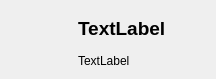
<?xml version="1.0" encoding="UTF-8"?>
<ui version="4.0">
 <class>FriendMessageBriefWidget</class>
 <widget class="QWidget" name="FriendMessageBriefWidget">
  <property name="geometry">
   <rect>
    <x>0</x>
    <y>0</y>
    <width>216</width>
    <height>79</height>
   </rect>
  </property>
  <property name="minimumSize">
   <size>
    <width>0</width>
    <height>79</height>
   </size>
  </property>
  <property name="maximumSize">
   <size>
    <width>16777215</width>
    <height>79</height>
   </size>
  </property>
  <property name="windowTitle">
   <string>Form</string>
  </property>
  <layout class="QHBoxLayout" name="horizontalLayout">
   <item>
    <widget class="QLabel" name="img_lbl">
     <property name="minimumSize">
      <size>
       <width>61</width>
       <height>61</height>
      </size>
     </property>
     <property name="maximumSize">
      <size>
       <width>61</width>
       <height>61</height>
      </size>
     </property>
     <property name="text">
      <string/>
     </property>
     <property name="scaledContents">
      <bool>true</bool>
     </property>
    </widget>
   </item>
   <item>
    <widget class="QWidget" name="widget" native="true">
     <property name="minimumSize">
      <size>
       <width>0</width>
       <height>61</height>
      </size>
     </property>
     <property name="maximumSize">
      <size>
       <width>555555</width>
       <height>61</height>
      </size>
     </property>
     <layout class="QVBoxLayout" name="verticalLayout">
      <property name="leftMargin">
       <number>0</number>
      </property>
      <property name="topMargin">
       <number>0</number>
      </property>
      <property name="rightMargin">
       <number>0</number>
      </property>
      <property name="bottomMargin">
       <number>0</number>
      </property>
      <item>
       <widget class="QLabel" name="sender_lbl">
        <property name="minimumSize">
         <size>
          <width>0</width>
          <height>31</height>
         </size>
        </property>
        <property name="maximumSize">
         <size>
          <width>16777215</width>
          <height>31</height>
         </size>
        </property>
        <property name="font">
         <font>
          <pointsize>14</pointsize>
          <weight>75</weight>
          <bold>true</bold>
         </font>
        </property>
        <property name="text">
         <string>TextLabel</string>
        </property>
       </widget>
      </item>
      <item>
       <widget class="QLabel" name="content_lbl">
        <property name="minimumSize">
         <size>
          <width>0</width>
          <height>18</height>
         </size>
        </property>
        <property name="maximumSize">
         <size>
          <width>16777215</width>
          <height>18</height>
         </size>
        </property>
        <property name="text">
         <string>TextLabel</string>
        </property>
       </widget>
      </item>
     </layout>
    </widget>
   </item>
  </layout>
 </widget>
 <resources/>
 <connections/>
</ui>
